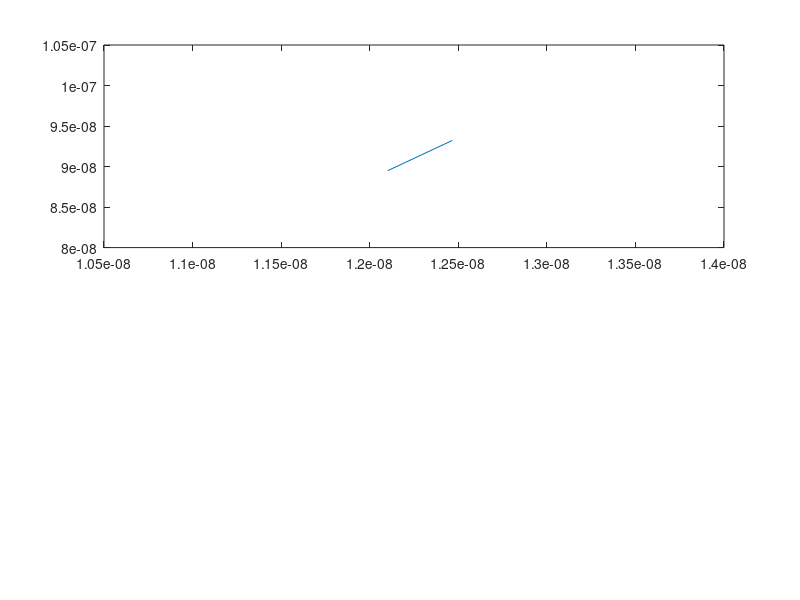

This chart was generated by the following MATLAB code: (Note: this script raises an error after producing the figure.)
%% Assigment 1 - Monte-Carlo Modeling of Electron Transport 
% Jinseng Vanderkloot 101031534
%% Simulation 1 - Basic Electron Modelling
% Jinseng Vanderkloot 101031534
%% 
% The purpose of Simulation 1 is to place electrons randomly inside the 
% designated area. They will all have the same relative velocity but travel
% in random directions. When they make contact with the top or bottom
% boundary, they will "bounce" off them and travel in the opposite
% direction. When they encounter the side walls, the electron will travel
% from one side to the other to maintain the electron density in the 
% designated area. Pauses removed from report simulation. 

%% S1 Initialization of individual electron values
clc
clear all 
close all

m0 = 9.10938215e-31;            % electron mass
mn = 0.26*m0;                   % Effective mass
Temp = 300;                     % Inital Temp (K)
kb = 1.3806504e-23;             % Boltzmann constant
tmn = 0.2e-12;                  % Mean time between collision 

%% S1 vth and MFP

%Thermal Velocity (Question 1.A) 
vt=sqrt((2*kb*Temp)/mn);        % Sim in 2D so (2*kb*Temp), 3D is (3*kb*Temp)
fprintf("Thermal Velocity = %d m/s \n", vt);

% Mean free path (Velocity * minimum time between collision) (Question 1.B)
meanFreePath = vt * tmn;
fprintf("Mean free path = %d \n", meanFreePath);

%% S1 Electrons position and velocity arrays

% Plotting Area 
wArea = 200e-9;
lArea = 100e-9;

numElec = 1000;                 %Number of simulated Electrons 
numEPlot = 10;                  %Number of plotted Electrons 
dt = (lArea*wArea);             %Typically 1/100 of region size
stepsTot = 100;                 %Total amount of steps (1000 was a long simulation) 
tTot= stepsTot*dt;              %Total Simulation time 
x = zeros(1,numElec);           %Inital X matrix          
y = zeros(1,numElec);           %Inital y matrix  
vx = zeros(1,numElec);          %Inital velocity x matrix  
vy = zeros(1,numElec);          %Inital velocity y matrix
vtot = zeros(1,numElec);        %Inital velocity matrix
colors = rand(numElec,3);       %Color assignment for each electron                   


%% S1 Electron Random Assignments
for cnt = 1:numElec
    x(cnt)=rand()*wArea;
    y(cnt)=rand()*lArea;
    angle = (2*pi*rand());
    vx(cnt)=sqrt(vt^2)*cos(angle);   % velocity * random direction   
    vy(cnt)=sqrt(vt^2)*sin(angle);   % velocity * random direction
    vtot(cnt)= sqrt (vx(cnt)^2)+(vy(cnt)^2);
end
%% S1 Main Loop 

t=0;
intCNT = 2;
eTemp(1) = Temp;
while t < tTot
    t = t + dt; 
    
    %Store old position 
    oldx = x;
    oldy = y;
    
    %Update to new position 
    x(1:numElec) = x(1:numElec) + (vx(1:numElec).*dt);
    y(1:numElec) = y(1:numElec) + (vy(1:numElec).*dt);
    
    vtot(1:numElec)= sqrt ((vx(1:numElec).^2)+(vy(1:numElec).^2));
    
    %Apply boundary conditions 
    for check = 1:numElec
        %If bottom contact, bounce off in opposite direction
        if (y(check)<=0)
            y(check) = 0;
            vy(check) = -vy(check);
        end
        %If top contact, bounce off in opposite directio
        if (y(check)>=lArea)
            y(check) = lArea;
            vy(check) = -vy(check);
        end
        %if left side of box, come out right side 
        if(x(check)<=0)
           x(check) = x(check) + wArea;
        end
        %if right side of box, come out left side
        if(x(check)>=wArea)
          x(check) = x(check) - wArea;
        end
    end 

    %Plot Boundary and map some electrons
    for Eplot = 1:numEPlot
        subplot (2,1,1)
        %if the electron went out of sides and back on other side, do not
        %draw line
        if abs(oldx(Eplot)-x(Eplot))<(wArea/2)
            p = plot([oldx(Eplot),x(Eplot)],[oldy(Eplot),y(Eplot)]);
        end
        p.Color=colors(Eplot,:);
        axis([0,wArea,0,lArea]);
        title('Electron Model'), xlabel('Position (m)', 'FontSize', 10), ylabel('Position (m)', 'FontSize', 10);
        
        hold on;
    end 
    
    %Plot Averge Temprature in the system
    subplot (2,1,2)
    Time(:,intCNT) = t;
    allT = ((vtot(:).^2).*mn)./(2*kb);
    eTemp(:,intCNT) = mean(allT);
     
    plot(Time,eTemp,"r");
    title('Averge Temp'),xlabel('Time (s)', 'FontSize', 10), ylabel('Temp (K)', 'FontSize', 10), ylim([299,301]); 
    hold on;
    intCNT = intCNT +1; 

end 

%% Simulation 2 - Collisions with Mean Free Path (MFP)
% Jinseng Vanderkloot 101031534
%% 
%The purpose of this simulation is to allow the electrons to scatter as if
%making contact with another electron. This is done by randomizing the
%velocity in x and y when a randomly generated value is less then the
%probability of scattering. The temperature of the systems is monitored over
%time as the velocities of the particles will undergo net change. The Mean
%free path and mean time between collisions is also tracked (about the same
%but one is distance and the other is time). A histogram is produced to
%show the distribution of the velocities. Need to fix issue with temp
%starting at about 600K but its noramlises towards to appropriate 300K
%value as time continues. 

%% S2 Initialization of electron values

clc
clear all
close all 

%Initial
m0 = 9.10938215e-31;            % electron mass
mn = 0.26*m0;                   % Effective mass
Temp = 300;                     % Inital Temp (K)
kb = 1.3806504e-23;             % Boltzmann constant
tmn = 0.2e-12;                  % Mean time between collision 

% Region Area 
wArea = 200e-9;
lArea = 100e-9;

%Thermal Velocity (Question 1.A) 
vt=sqrt((2*kb*Temp)/mn);        % Sim in 2D so (2*kb*Temp), 3D is (3*kb*Temp)

%Electrons position and velocity arrays 
numElec = 1000;                 %Number of simulated Electrons 
numEPlot = 20;                  %Number of plotted Electrons 
dt = (lArea*wArea);             %Typically 1/100 of region size
stepsTot = 80;                 %Total amount of steps (1000 was a long simulation) 
tTot= stepsTot*dt;              %Total Simulation time 
x = zeros(1,numElec);           %Inital X matrix          
y = zeros(1,numElec);           %Inital y matrix  
vx = zeros(1,numElec);          %Inital velocity x matrix  
vy = zeros(1,numElec);          %Inital velocity y matrix
vtot = zeros(1,numElec);        %Inital velocity matrix
avgTemp=0;                      %Set average Temp to 0 

%Probability of Scatter 
scatOn = 1;                     %Turn Scatter on (1) or off(0)
Pscatter = 1-exp(-dt/tmn);      %Scatter Equation 
tScatter = zeros(1,numElec);    %track scatter for each particle 

%Electron Graph initial
for cnt = 1:numElec
    x(cnt)=rand()*wArea;
    y(cnt)=rand()*lArea;
    vx(cnt)=sqrt(vt^2)*randn();  % velocity * Gaussian dist   
    vy(cnt)=sqrt(vt^2)*randn();  % velocity * Gaussian dist 
    %Varience = sqrt(kT/m) - Do we use this? 
    vtot(cnt)= sqrt (vx(cnt)^2)+(vy(cnt)^2);
    colors= rand(numElec,3);     %Random Color for each electron 
end
%% S2 Main Loop 
t=0;
intCNT = 1; %Counter with time
while t < tTot
    t = t + dt; 
    
    %Store old position 
    oldx = x;
    oldy = y;
    
    %Update to new position 
    x(1:numElec) = x(1:numElec) + (vx(1:numElec).*dt);
    y(1:numElec) = y(1:numElec) + (vy(1:numElec).*dt);

    vtot(1:numElec)= sqrt ((vx(1:numElec).^2)+(vy(1:numElec).^2));
    
 
    for check = 1:numElec
        %Scatter 
        if scatOn==1
            if Pscatter > rand()
                vx(check)=sqrt(vt^2 /2)*randn();
                vy(check)=sqrt(vt^2 /2)*randn();
                tScatter(check)= 0; %If collision, time goes to 0
            else
                tScatter(check)= tScatter(check) + dt; %track time increaing while no collision
            end
        end

        %Apply boundary conditions 
        %If bottom contact, bounce off in opposite direction
        if (y(check)<=0)
            y(check) = 0;
            vy(check) = -vy(check);
        end
        %If top contact, bounce off in opposite directio
        if (y(check)>=lArea)
            y(check) = lArea;
            vy(check) = -vy(check);
        end
        %if left side of box, come out right side 
        if(x(check)<=0)
           x(check) = x(check) + wArea;
        end
        %if right side of box, come out left side
        if(x(check)>=wArea)
          x(check) = x(check) - wArea;
        end
    end 

    %Plot Boundary and map some electrons
    for Eplot = 1:numEPlot
        figure(1)
        subplot (3,1,1)
        %if the electron went out of sides and back on other side, do not
        %draw line
        if abs(oldx(Eplot)-x(Eplot))<(wArea/2)
            p = plot([oldx(Eplot),x(Eplot)],[oldy(Eplot),y(Eplot)]);
        end
        p.Color=colors(Eplot,:);
        axis([0,wArea,0,lArea]);
        title('Electron Model'), xlabel('Position (m)', 'FontSize', 10), ylabel('Position (m)', 'FontSize', 10);
        
        hold on;
    end 
    
    %Calc Average Temp for all t and Plot 
    subplot (3,1,2)
    Time(:,intCNT) = t;
    allT = ((vtot(:).^2).*mn)./(2*kb);
    avgTemp(:,intCNT) = mean(allT);
     
    plot(Time,avgTemp,"r");
    title('Averge Temp'),xlabel('Time (s)', 'FontSize', 10), ylabel('Temp (K)', 'FontSize', 10), ylim([250,600]); 
    hold on;
    intCNT = intCNT +1; 
    
    %Histogram of velocities over time 
    if intCNT > (stepsTot-5)
        subplot(3,3,7)
        histogram([vtot(:)],30)
        title('Velocity Histgram'),xlabel('Velocity (m/s)', 'FontSize', 10), ylabel('Number of Particles', 'FontSize', 10);
    end

    %Mean time between collision  
    Time(:,intCNT) = t;
    allScat(:,intCNT) = mean(tScatter(:));
    subplot(3,3,8)
    plot(Time,allScat,'r');
    title('Mean Time between Collision'),xlabel('Time (s)', 'FontSize', 10), ylabel('Time(s)', 'FontSize', 10);
    hold on;
   
    %Mean Free Path over time 
    Time(:,intCNT) = t;
    mfp(:,intCNT) = mean(tScatter(:))*mean(vtot(:));
    subplot(3,3,9)
    plot(Time,mfp,'r');
    title('Mean Free Path '),xlabel('Time (s)', 'FontSize', 10), ylabel('Time(s)', 'FontSize', 10);
    hold on;
    
end 

%% Simulation 3 - Enhancements  
% Jinseng Vanderkloot 101031534
%% 
%Simulation 3 addssolid blocks which electrons will bounce when making
%contact. The electrons will continue to scatter. There should be some type
%of re-thermalization electrons make contact with the boxes so a value is
%added to reduce the velocity therefore reducing temprature. A electron
%density map and temprature map are displayed. (Some inital values may be
%changed to reduce simulation time. To improve in the future, use linear
%indexing). Some bleeding does exsist looking at the density map. 
%% S3 Initialization of electron values

clc
clear all
close all 

%Initial
m0 = 9.10938215e-31;            % electron mass
mn = 0.26*m0;                   % Effective mass
Temp = 300;                     % Inital Temp (K)
kb = 1.3806504e-23;             % Boltzmann constant
tmn = 0.2e-12;                  % Mean time between collision 

% Region Area 
wArea = 200e-9;
lArea = 100e-9;

%Thermal Velocity (Question 1.A) 
vt=sqrt((2*kb*Temp)/mn);        % Sim in 2D so (2*kb*Temp), 3D is (3*kb*Temp)

%Electron motion 
numElec = 1000;                  %Number of simulated Electrons 
numEPlot = 40;                  %Number of plotted Electrons 
dt = (lArea*wArea);           %Typically 1/100 of region size
stepsTot = 50;                 %Total amount of steps (1000 was a long simulation) 
tTot= stepsTot*dt;              %Total Simulation time 
x = zeros(1,numElec);           %Inital X matrix          
y = zeros(1,numElec);           %Inital y matrix  
vx = zeros(1,numElec);          %Inital velocity x matrix  
vy = zeros(1,numElec);          %Inital velocity y matrix
vtot = zeros(1,numElec);        %Inital velocity matrix

%Probability of Scatter 
scatOn = 1;                     %Turn Scatter on (1) or off(0)
Pscatter = 1-exp(-dt/tmn);      %Scatter Equation 
tScatter = zeros(1,numElec);

%Bottle Neck Boundary reduced to prevent bleeding 
% X limit (no particle between X1 and X2 - Cosider Y limits) 
boxX1=80e-9;
boxX2=120e-9;
% Y Limit (no particles between 0 and Y1 and Y2 to Y limit) 
boxY1 = 40e-9;
boxY2 = 60e-9;


%Electron Graph 
for cnt = 1:numElec
    x(cnt)=rand()*wArea;
    y(cnt)=rand()*lArea;
    %If the electrons are place in the box, re-roll position
    while (x(cnt)>=boxX1 && x(cnt)<=boxX2 && (y(cnt)<=boxY1 || y(cnt>=boxY2))) %Relocate them if in boundary
        x(cnt)=rand()*wArea;
        y(cnt)=rand()*lArea;
    end
    vx(cnt)=sqrt(vt^2)*randn();  % velocity * Gaussian dist   
    vy(cnt)=sqrt(vt^2)*randn();  % velocity * Gaussian dist 
    %Varience = sqrt(kT/m) - Do we use this? 
    vtot(cnt)= sqrt (vx(cnt)^2)+(vy(cnt)^2);
    colors= rand(numElec,3);
end

%Boundary Energy/Velocity loss coefficient (reduction in velocity =
%reduction in temprature) 
vloss = 0.95; 
%% S3 Main Loop 
t=0;
while t < tTot
    t = t + dt; 
    
    %Store old position 
    oldx = x;
    oldy = y;
    
    %Update to new position 
    x(1:numElec) = x(1:numElec) + (vx(1:numElec).*dt);
    y(1:numElec) = y(1:numElec) + (vy(1:numElec).*dt);
    
    vtot(1:numElec)= sqrt ((vx(1:numElec).^2)+(vy(1:numElec).^2));

    for check = 1:numElec
        %Scatter 
        if scatOn==1
            if Pscatter > rand()
                vx(check)=sqrt(vt^2 /2)*randn();
                vy(check)=sqrt(vt^2 /2)*randn();
                tScatter(check)= 0; %If collision, time goes to 0
            else
                tScatter(check)= tScatter(check) + dt; %track time increaing while no collision
            end
        end

        %Apply Boundary Conditions 
        %If bottom contact, bounce off in opposite direction
        if (y(check)<=0)
            y(check) = 0;
            vy(check) = -vy(check);
        end
        %If top contact, bounce off in opposite directio
        if (y(check)>=lArea)
            y(check) = lArea;
            vy(check) = -vy(check);
        end
        %if left side of box, come out right side 
        if(x(check)<=0)
           x(check) = 0;
           vx(check) = -vx(check);
        end
        %if right side of box, come out left side
        if(x(check)>=wArea)
           x(check) = wArea;
           vx(check) = -vx(check);
        end

        %Apply bottle neck conditions 
        %If contact on left walls of boundary (not in Gap)
        if (oldx(check)<boxX1 && x(check)>=boxX1 && (y(check)<= boxY1 || y(check)>= boxY2))
            x(check)=boxX1;
            vx(check) = -(vx(check)*vloss); 
        end
        %If contact on right walls of boundary (not in Gap)
        if (oldx(check)>boxX2 && x(check)<=boxX2 && (y(check)<= boxY1 || y(check)>= boxY2))
            x(check)=boxX2;
            vx(check) = -(vx(check)*vloss); 
        end
        %If contact with bottom boundary in gap
        if (x(check)>boxX1 && x(check)< boxX2 && oldy(check)>boxY1 && y(check)<= boxY1)
            y(check)= boxY1;
            vy(check) = -(vy(check)*vloss); 
        end
        %If contact with top boundary in gap 
        if (x(check)>boxX1 && x(check)< boxX2 && oldy(check)<boxY2 && y(check)>=boxY2)
            y(check)=boxY2;
            vy(check) = -(vy(check)*vloss); 
        end
    end 

    %Plot Boundary and map some electrons
    for Eplot = 1:numEPlot
        figure(1)
        subplot (2,1,1)
        %if the electron went out of sides and back on other side, do not
        %draw line
        if abs(oldx(Eplot)-x(Eplot))<(wArea/2)
            p = plot([oldx(Eplot),x(Eplot)],[oldy(Eplot),y(Eplot)]);
        end
        rectangle('Position',[boxX1 0 (boxX2-boxX1) boxY1],'FaceColor',[0 0 0])
        rectangle('Position',[boxX1 boxY2 (boxX2-boxX1) (lArea-boxY2)],'FaceColor',[0 0 0])
        p.Color=colors(Eplot,:);
        axis([0,wArea,0,lArea]);
        title('Electron Model'), xlabel('Position (m)', 'FontSize', 10), ylabel('Position (m)', 'FontSize', 10);
        
        hold on;
    end 
    %Electron Density Map 
    eMapX=linspace(0, wArea, 100);
    eMapY=linspace(0, lArea, 50);
    EDM=histcounts2(y,x,eMapY,eMapX);
    subplot(2,2,3)
    imagesc(eMapY,eMapX,EDM),colorbar,title('Electron Density Map');
    
    %Electron Temprature Map 
    allT = ((vtot(:).^2).*mn)./(2*kb);
    xv = linspace(min(x), max(x),100);
    yv = linspace(min(y), max(y),50);
    [X,Y] = meshgrid(xv,yv);
    ETM=griddata(x,y,allT,X,Y);
    subplot(2,2,4);
    imagesc(xv,yv,ETM),colorbar,title("Temprature Map")
    axis([0, wArea, 0 lArea]);
    
end 
%% Simulation 4 - Enhancements - Injection
% JinsengVanderkloot - 101031534
%% 
%Section 3-2 has the electrons injected from one point and another box is
%added. (Some value are changed or reduced to decrease simulation times)
%% S4 Initialization of individual electron values
clc
clear all 
close all

m0 = 9.10938215e-31;            % electron mass
mn = 0.26*m0;                   % Effective mass
Temp = 300;                     % Inital Temp (K)
kb = 1.3806504e-23;             % Boltzmann constant
tmn = 0.2e-12;                  % Mean time between collision 

% Region Area 
wArea = 200e-9;
lArea = 100e-9;

%Thermal Velocity (Question 1.A) 
vt=sqrt((2*kb*Temp)/mn);        % Sim in 2D so (2*kb*Temp), 3D is (3*kb*Temp)
%% S4 Electrons position and velocity arrays
numElec = 50;                   %Number of simulated Electrons 
numEPlot = 50;                  %Number of plotted Electrons 
dt = (lArea*wArea);             %Typically 1/100 of region size
stepsTot = 120;                 %Total amount of steps (1000 was a long simulation) 
tTot= stepsTot*dt;              %Total Simulation time 
x = zeros(1,numElec);           %Inital X matrix          
y = zeros(1,numElec);           %Inital y matrix  
vx = zeros(1,numElec);          %Inital velocity x matrix  
vy = zeros(1,numElec);          %Inital velocity y matrix
vtot = zeros(1,numElec);        %Inital velocity matrix
avgTemp=0;                      %Set average Temp to 0 

%Electron color assignment
for cnt = 1:numElec
    colors= rand(numElec,3);
    y(cnt) = 50e-9;
end

%Probability of Scatter 
scatOn = 1;                     %Turn Scatter on (1) or off(0)
Pscatter = 1-exp(-dt/tmn);      %Scatter Equation 
tScatter = zeros(1,numElec);
%% S4 Bottle Neck Boundary 
% X limit (no particle between X1 and X2 - Cosider Y limits) 
boxX1=80e-9;
boxX2=120e-9;
% Y Limit (no particles between 0 and Y1 and Y2 to Y limit) 
boxY1 = 40e-9;
boxY2 = 60e-9;

%New Box
boxX3 = 150e-9;
boxX4 = 170e-9;
boxY3 = 40e-9;
boxY4 = 60e-9;

%Boundary Energy/Velocity loss coefficient, when hitting wall, increase
%velocity = increase temp, decrease velocity = decrease temp
vloss = 0.95; 
%% S4 Main loop 
t=0;
intCNT = 1; %Counter with time
while t < tTot
    t = t + dt; 
    
    %Store old position 
    oldx = x;
    oldy = y;
    
    %Inject one elctron for each loop iteration
    if intCNT <= numElec
        %Add a velocity for injected electron but have it dominate in the y
        %direction to go towards the gap 
        vx(intCNT)=0.9*sqrt(vt^2)*abs(randn());  % velocity * Gaussian dist 
        vy(intCNT)=0.1*sqrt(vt^2)*randn();  % velocity * Gaussian dist 
        vtot(intCNT)= sqrt (vx(intCNT)^2)+(vy(intCNT)^2);
    end 

    %Update to new position 
    x(1:numElec) = x(1:numElec) + (vx(1:numElec).*dt);
    y(1:numElec) = y(1:numElec) + (vy(1:numElec).*dt);  
    vtot(1:numElec)= sqrt ((vx(1:numElec).^2)+(vy(1:numElec).^2));
   
    for check = 1:numElec
        %Scatter 
        if scatOn==1
            if Pscatter > rand()
                if vx ~= 0
                vx(check)=sqrt(vt^2 /2)*randn();
                vy(check)=sqrt(vt^2 /2)*randn();
                end
            end
        end

        %Apply Boundary Conditions
        %If bottom contact, bounce off in opposite direction
        if (y(check)<=0)
            y(check) = 0;
            vy(check) = -vy(check);
        end
        %If top contact, bounce off in opposite directio
        if (y(check)>=lArea)
            y(check) = lArea;
            vy(check) = -vy(check);
        end
        %if left side of box, come out right side 
        if(x(check)<=0)
           x(check) = 0;
           vx(check) = -vx(check);
        end
        %if right side of box, come out left side
        if(x(check)>=wArea)
           x(check) = wArea;
           vx(check) = -vx(check);
        end

        %Apply bottle neck conditions 
        %If contact on left walls of boundary (not in Gap)
        if (oldx(check)<boxX1 && x(check)>=boxX1 && (y(check)<= boxY1 || y(check)>= boxY2))
            x(check)=boxX1;
            vx(check) = -(vx(check)*vloss); 
        end
        %If contact on right walls of boundary (not in Gap)
        if (oldx(check)>boxX2 && x(check)<=boxX2 && (y(check)<= boxY1 || y(check)>= boxY2))
            x(check)=boxX2;
            vx(check) = -(vx(check)*vloss); 
        end
        %If contact with bottom boundary in gap
        if (x(check)>boxX1 && x(check)< boxX2 && oldy(check)>boxY1 && y(check)<= boxY1)
            y(check)= boxY1;
            vy(check) = -(vy(check)*vloss); 
        end
        %If contact with top boundary in gap 
        if (x(check)>boxX1 && x(check)< boxX2 && oldy(check)<boxY2 && y(check)>=boxY2)
            y(check)=boxY2;
            vy(check) = -(vy(check)*vloss); 
        end

        %Apply bottle neck conditions for new box 
        %If contact with left wall 
        if (oldx(check)<boxX3 && x(check)>=boxX3 && y(check)>= boxY3 && y(check)<= boxY4)
            x(check)=boxX3;
            vx(check) = -(vx(check)*vloss); 
        end
        %If contact on right walls of boundary
        if (oldx(check)>boxX4 && x(check)<=boxX4 && y(check)>= boxY3 && y(check)<= boxY4)
            x(check)=boxX4;
            vx(check) = -(vx(check)*vloss); 
        end
        %If contact with bottom boundary in gap
        if (x(check)>boxX3 && x(check)< boxX4 && oldy(check)>boxY4 && y(check)<= boxY4)
            y(check)= boxY4;
            vy(check) = -(vy(check)*vloss); 
        end
        %If contact with top boundary in gap 
        if (x(check)>boxX3 && x(check)< boxX4 && oldy(check)<boxY3 && y(check)>=boxY3)
            y(check)=boxY3;
            vy(check) = -(vy(check)*vloss); 
        end
    end 

    %Plot Boundary and map some electrons
    for Eplot = 1:numEPlot
        figure(1)
        %if the electron went out of sides and back on other side, do not
        %draw line
        if abs(oldx(Eplot)-x(Eplot))<(wArea/2)
            p = plot([oldx(Eplot),x(Eplot)],[oldy(Eplot),y(Eplot)]);
        end
        rectangle('Position',[boxX1 0 (boxX2-boxX1) boxY1],'FaceColor',[0 0 0])
        rectangle('Position',[boxX1 boxY2 (boxX2-boxX1) (lArea-boxY2)],'FaceColor',[0 0 0])
        rectangle('Position',[boxX3 boxY3 (boxX4-boxX3) (boxY4-boxY3)],'FaceColor',[0 0 0])
        p.Color=colors(Eplot,:);
        axis([0,wArea,0,lArea]);
        title('Electron Model'), xlabel('Position (m)', 'FontSize', 10), ylabel('Position (m)', 'FontSize', 10);
        hold on;
    end     
    intCNT = intCNT + 1; 
 
end 

